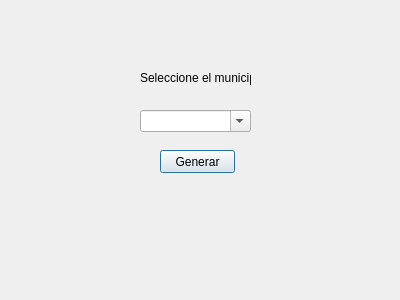
<?xml version="1.0" encoding="UTF-8"?>
<ui version="4.0">
 <class>DlgSelectMuni</class>
 <widget class="QDialog" name="DlgSelectMuni">
  <property name="geometry">
   <rect>
    <x>0</x>
    <y>0</y>
    <width>400</width>
    <height>300</height>
   </rect>
  </property>
  <property name="windowTitle">
   <string>Dialog</string>
  </property>
  <widget class="QLabel" name="label">
   <property name="geometry">
    <rect>
     <x>140</x>
     <y>70</y>
     <width>111</width>
     <height>16</height>
    </rect>
   </property>
   <property name="text">
    <string>Seleccione el municipio</string>
   </property>
  </widget>
  <widget class="QComboBox" name="cmbMunicipio">
   <property name="geometry">
    <rect>
     <x>140</x>
     <y>110</y>
     <width>111</width>
     <height>22</height>
    </rect>
   </property>
   <property name="editable">
    <bool>true</bool>
   </property>
  </widget>
  <widget class="QPushButton" name="btnGenerar">
   <property name="geometry">
    <rect>
     <x>160</x>
     <y>150</y>
     <width>75</width>
     <height>23</height>
    </rect>
   </property>
   <property name="text">
    <string>Generar</string>
   </property>
  </widget>
 </widget>
 <resources/>
 <connections/>
</ui>
